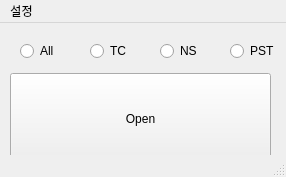
<?xml version="1.0" encoding="UTF-8"?>
<ui version="4.0">
 <class>MainWindow</class>
 <widget class="QMainWindow" name="MainWindow">
  <property name="geometry">
   <rect>
    <x>0</x>
    <y>0</y>
    <width>286</width>
    <height>177</height>
   </rect>
  </property>
  <property name="windowTitle">
   <string>MainWindow</string>
  </property>
  <widget class="QWidget" name="centralwidget">
   <widget class="QRadioButton" name="rbtn_all">
    <property name="geometry">
     <rect>
      <x>20</x>
      <y>20</y>
      <width>90</width>
      <height>16</height>
     </rect>
    </property>
    <property name="text">
     <string>All</string>
    </property>
    <property name="autoExclusive">
     <bool>false</bool>
    </property>
   </widget>
   <widget class="QRadioButton" name="rbtn_tc">
    <property name="geometry">
     <rect>
      <x>90</x>
      <y>20</y>
      <width>90</width>
      <height>16</height>
     </rect>
    </property>
    <property name="text">
     <string>TC</string>
    </property>
    <property name="autoExclusive">
     <bool>false</bool>
    </property>
   </widget>
   <widget class="QRadioButton" name="rbtn_ns">
    <property name="geometry">
     <rect>
      <x>160</x>
      <y>20</y>
      <width>90</width>
      <height>16</height>
     </rect>
    </property>
    <property name="text">
     <string>NS</string>
    </property>
    <property name="autoExclusive">
     <bool>false</bool>
    </property>
   </widget>
   <widget class="QRadioButton" name="rbtn_pst">
    <property name="geometry">
     <rect>
      <x>230</x>
      <y>20</y>
      <width>90</width>
      <height>16</height>
     </rect>
    </property>
    <property name="text">
     <string>PST</string>
    </property>
    <property name="autoExclusive">
     <bool>false</bool>
    </property>
   </widget>
   <widget class="QPushButton" name="btn_open">
    <property name="geometry">
     <rect>
      <x>10</x>
      <y>50</y>
      <width>261</width>
      <height>91</height>
     </rect>
    </property>
    <property name="text">
     <string>Open</string>
    </property>
   </widget>
  </widget>
  <widget class="QMenuBar" name="menubar">
   <property name="geometry">
    <rect>
     <x>0</x>
     <y>0</y>
     <width>286</width>
     <height>21</height>
    </rect>
   </property>
   <widget class="QMenu" name="menu">
    <property name="title">
     <string>설정</string>
    </property>
    <addaction name="separator"/>
    <addaction name="userset"/>
   </widget>
   <addaction name="menu"/>
  </widget>
  <widget class="QStatusBar" name="statusbar"/>
  <action name="userset">
   <property name="text">
    <string>사용자설정</string>
   </property>
  </action>
 </widget>
 <resources/>
 <connections/>
</ui>
